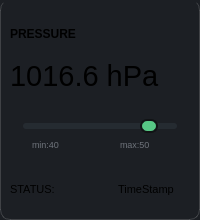
                  <widget class="QFrame" name="pressureKpiCard">
                   <property name="maximumSize">
                    <size>
                     <width>200</width>
                     <height>300</height>
                    </size>
                   </property>
                   <property name="styleSheet">
                    <string notr="true">background-color: rgb(28, 31, 36);
border-top-color: rgb(0, 170, 0);
border-radius: 10px;
border-bottom: 1px solid rgba(255, 255, 255, 40);
border-right: 1px solid rgba(255, 255, 255, 40);
border-left: 1px solid rgba(255, 255, 255, 40);

background: qlineargradient(
    x1:0, y1:0,
    x2:0, y2:1,
    stop:0 #1D2126,
    stop:1 #16191D
);</string>
                   </property>
                   <property name="frameShape">
                    <enum>QFrame::StyledPanel</enum>
                   </property>
                   <property name="frameShadow">
                    <enum>QFrame::Raised</enum>
                   </property>
                   <layout class="QVBoxLayout" name="verticalLayout_9">
                    <property name="spacing">
                     <number>7</number>
                    </property>
                    <property name="leftMargin">
                     <number>0</number>
                    </property>
                    <property name="topMargin">
                     <number>0</number>
                    </property>
                    <property name="rightMargin">
                     <number>0</number>
                    </property>
                    <item>
                     <widget class="QFrame" name="pressureStatusBar">
                      <property name="maximumSize">
                       <size>
                        <width>200</width>
                        <height>6</height>
                       </size>
                      </property>
                      <property name="styleSheet">
                       <string notr="true">background-color: rgb(109, 174, 87); </string>
                      </property>
                      <property name="frameShape">
                       <enum>QFrame::StyledPanel</enum>
                      </property>
                      <property name="frameShadow">
                       <enum>QFrame::Raised</enum>
                      </property>
                     </widget>
                    </item>
                    <item>
                     <widget class="QFrame" name="pressureKpiFrame">
                      <property name="minimumSize">
                       <size>
                        <width>0</width>
                        <height>201</height>
                       </size>
                      </property>
                      <property name="maximumSize">
                       <size>
                        <width>16777215</width>
                        <height>201</height>
                       </size>
                      </property>
                      <property name="styleSheet">
                       <string notr="true">border:none;
background:transparent;</string>
                      </property>
                      <property name="frameShape">
                       <enum>QFrame::StyledPanel</enum>
                      </property>
                      <property name="frameShadow">
                       <enum>QFrame::Raised</enum>
                      </property>
                      <layout class="QVBoxLayout" name="verticalLayout_7">
                       <property name="spacing">
                        <number>0</number>
                       </property>
                       <item>
                        <widget class="QLabel" name="pressureKpiLabel">
                         <property name="maximumSize">
                          <size>
                           <width>180</width>
                           <height>35</height>
                          </size>
                         </property>
                         <property name="font">
                          <font>
                           <bold>true</bold>
                          </font>
                         </property>
                         <property name="text">
                          <string>PRESSURE</string>
                         </property>
                        </widget>
                       </item>
                       <item>
                        <widget class="QLabel" name="pressureKpiDataLabel">
                         <property name="maximumSize">
                          <size>
                           <width>180</width>
                           <height>50</height>
                          </size>
                         </property>
                         <property name="font">
                          <font>
                           <pointsize>22</pointsize>
                          </font>
                         </property>
                         <property name="text">
                          <string>1016.6 hPa</string>
                         </property>
                        </widget>
                       </item>
                       <item alignment="Qt::AlignHCenter|Qt::AlignTop">
                        <widget class="QWidget" name="pressureThreshBar" native="true">
                         <property name="minimumSize">
                          <size>
                           <width>0</width>
                           <height>55</height>
                          </size>
                         </property>
                         <property name="maximumSize">
                          <size>
                           <width>180</width>
                           <height>35</height>
                          </size>
                         </property>
                         <property name="styleSheet">
                          <string notr="true">QSlider::groove:horizontal {
    background: #252B31;
    height: 6px;
    border-radius: 3px;
}

QSlider::handle:horizontal {
    background: #57C785;
    width: 14px;
    height: 14px;
    margin: -4px 0;
    border-radius: 7px;
    border: 2px solid #111315;
}
</string>
                         </property>
                         <layout class="QVBoxLayout" name="verticalLayout_21">
                          <property name="spacing">
                           <number>0</number>
                          </property>
                          <property name="topMargin">
                           <number>15</number>
                          </property>
                          <property name="bottomMargin">
                           <number>0</number>
                          </property>
                          <item>
                           <widget class="QSlider" name="pressureSlider">
                            <property name="enabled">
                             <bool>false</bool>
                            </property>
                            <property name="minimumSize">
                             <size>
                              <width>154</width>
                              <height>20</height>
                             </size>
                            </property>
                            <property name="maximumSize">
                             <size>
                              <width>154</width>
                              <height>20</height>
                             </size>
                            </property>
                            <property name="maximum">
                             <number>100</number>
                            </property>
                            <property name="value">
                             <number>86</number>
                            </property>
                            <property name="orientation">
                             <enum>Qt::Horizontal</enum>
                            </property>
                           </widget>
                          </item>
                          <item>
                           <widget class="QFrame" name="pressureMinMaxFrame">
                            <property name="minimumSize">
                             <size>
                              <width>0</width>
                              <height>20</height>
                             </size>
                            </property>
                            <property name="maximumSize">
                             <size>
                              <width>16777215</width>
                              <height>30</height>
                             </size>
                            </property>
                            <property name="frameShape">
                             <enum>QFrame::StyledPanel</enum>
                            </property>
                            <property name="frameShadow">
                             <enum>QFrame::Raised</enum>
                            </property>
                            <layout class="QHBoxLayout" name="horizontalLayout_17">
                             <property name="spacing">
                              <number>40</number>
                             </property>
                             <property name="topMargin">
                              <number>0</number>
                             </property>
                             <item>
                              <widget class="QLabel" name="pressureMin">
                               <property name="minimumSize">
                                <size>
                                 <width>0</width>
                                 <height>15</height>
                                </size>
                               </property>
                               <property name="maximumSize">
                                <size>
                                 <width>16777215</width>
                                 <height>9</height>
                                </size>
                               </property>
                               <property name="font">
                                <font>
                                 <pointsize>7</pointsize>
                                </font>
                               </property>
                               <property name="styleSheet">
                                <string notr="true">color: #6E737B;</string>
                               </property>
                               <property name="text">
                                <string>min:40</string>
                               </property>
                              </widget>
                             </item>
                             <item>
                              <widget class="QLabel" name="pressureMax">
                               <property name="minimumSize">
                                <size>
                                 <width>0</width>
                                 <height>15</height>
                                </size>
                               </property>
                               <property name="maximumSize">
                                <size>
                                 <width>16777215</width>
                                 <height>9</height>
                                </size>
                               </property>
                               <property name="font">
                                <font>
                                 <pointsize>7</pointsize>
                                </font>
                               </property>
                               <property name="styleSheet">
                                <string notr="true">color: #6E737B;</string>
                               </property>
                               <property name="text">
                                <string>max:50</string>
                               </property>
                              </widget>
                             </item>
                            </layout>
                           </widget>
                          </item>
                         </layout>
                        </widget>
                       </item>
                       <item>
                        <widget class="QFrame" name="pressureStatusFrame">
                         <property name="minimumSize">
                          <size>
                           <width>165</width>
                           <height>20</height>
                          </size>
                         </property>
                         <property name="maximumSize">
                          <size>
                           <width>165</width>
                           <height>20</height>
                          </size>
                         </property>
                         <property name="frameShape">
                          <enum>QFrame::StyledPanel</enum>
                         </property>
                         <property name="frameShadow">
                          <enum>QFrame::Raised</enum>
                         </property>
                         <layout class="QHBoxLayout" name="horizontalLayout_8">
                          <property name="spacing">
                           <number>50</number>
                          </property>
                          <property name="leftMargin">
                           <number>0</number>
                          </property>
                          <property name="topMargin">
                           <number>0</number>
                          </property>
                          <property name="rightMargin">
                           <number>0</number>
                          </property>
                          <property name="bottomMargin">
                           <number>0</number>
                          </property>
                          <item>
                           <widget class="QLabel" name="pressureStatusLabel">
                            <property name="font">
                             <font>
                              <pointsize>8</pointsize>
                             </font>
                            </property>
                            <property name="text">
                             <string>STATUS: </string>
                            </property>
                           </widget>
                          </item>
                          <item>
                           <widget class="QLabel" name="pressureTimeStamp">
                            <property name="font">
                             <font>
                              <pointsize>8</pointsize>
                             </font>
                            </property>
                            <property name="text">
                             <string>TimeStamp</string>
                            </property>
                           </widget>
                          </item>
                         </layout>
                        </widget>
                       </item>
                      </layout>
                     </widget>
                    </item>
                   </layout>
                  </widget>
